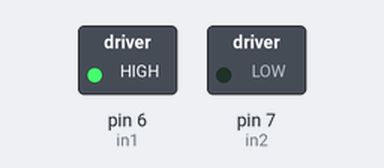
Recording of a sketch running on a simulated Arduino Uno, built with avr-gcc and run on an emulated ATmega328P. Parts: switched loads named in the sketch (green lamp = pin HIGH).

Above: at 0.1 s.
Timing chart, 0 to 1.6 s (numbered marks = the images above):
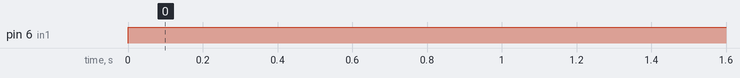

Measured:
- by itself, pin 6 (in1): LOW → HIGH at 0.00 s

The sketch:

motor_test.ino
```cpp
//motor test
int in1=6;
int in2=7;
int en=8;
void setup() {
  // put your setup code here, to run once:
  Serial.begin(9600);
  pinMode(in1, OUTPUT);
  pinMode(in2, OUTPUT);

}

void loop() {
  digitalWrite(en, 127);
  digitalWrite(in1, HIGH);
  digitalWrite(in2, LOW);
  delay(1000);

}
```
